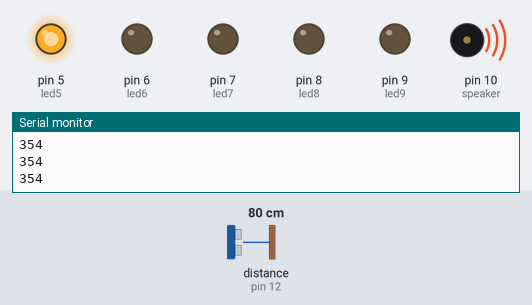
Bench run of a sketch on a simulated Arduino Uno, built with avr-gcc and run on an emulated ATmega328P. On the bench: output pins drawn as LEDs (lit = HIGH), buzzer (waves = sounding), the last lines printed to the serial monitor. Wiring (inferred from the names in the program): ultrasonic range finder: trigger pin 13; echo pin 12. The inputs (shaded band) are chosen by the test bench; at power-on: distance to the obstacle (sensor on pin 12) 80 cm. The echo pulse lasts 58.3 µs per cm; pins used as bus, display or sensor lines are not drawn.

Above: at 1.2 s.
1.3 s: distance to the obstacle (sensor on pin 12) set to 2 cm
At 2.4 s:
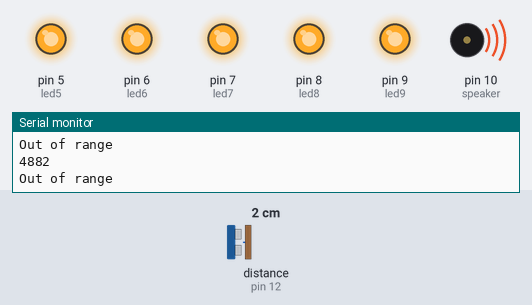
4.3 s: distance to the obstacle (sensor on pin 12) set to 18 cm
At 5.3 s:
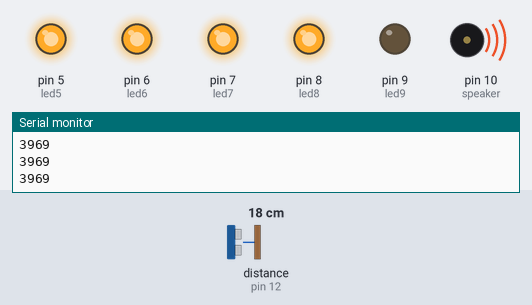
5.8 s: distance to the obstacle (sensor on pin 12) set to 60 cm
At 6.6 s:
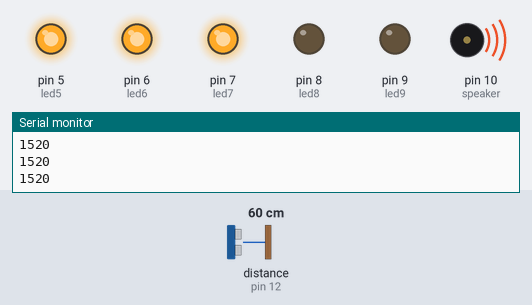
7.3 s: distance to the obstacle (sensor on pin 12) set to 4 cm
At 7.7 s:
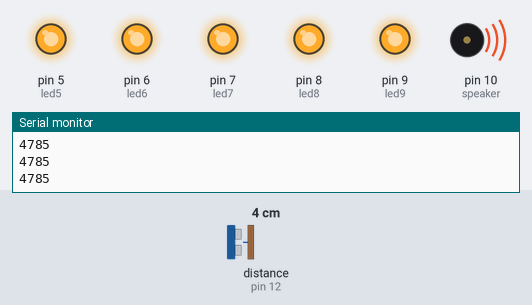
8.8 s: distance to the obstacle (sensor on pin 12) set to 35 cm
At 9.9 s:
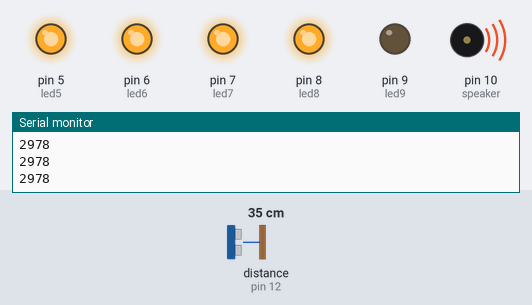
Timing chart, 0 to 11.3 s (numbered marks = the images above; inputs shaded):
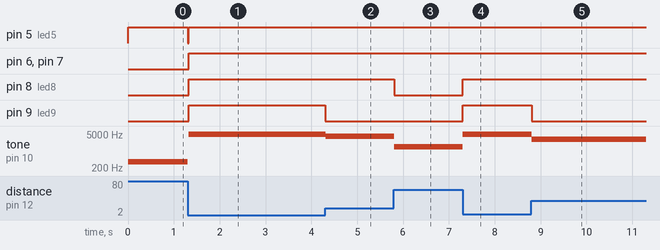

The sketch:

sketch_TERUMINv1.ino
```cpp
#define trigPin 13
#define echoPin 12
#define speaker 10
#define led5 5
#define led6 6
#define led7 7
#define led8 8
#define led9 9

void setup() {
  Serial.begin (9600);
  pinMode(trigPin, OUTPUT);
  pinMode(echoPin, INPUT);
  pinMode(led5, OUTPUT);
  pinMode(led6, OUTPUT);
  pinMode(led7, OUTPUT);
  pinMode(led8, OUTPUT);
  pinMode(led9, OUTPUT);

}

void loop() {
  long duration, distance;
  digitalWrite(trigPin, LOW);  // Added this line
  delayMicroseconds(2); // Added this line
  digitalWrite(trigPin, HIGH);

  delayMicroseconds(10); // Added this line
  digitalWrite(trigPin, LOW);
  duration = pulseIn(echoPin, HIGH);
  distance = 5000 - duration ;


   if (distance <=4900 && distance >= 4435){   // 8オクターブ
    tone(speaker,distance,50);
    digitalWrite(led5, HIGH);
    digitalWrite(led6, HIGH);
    digitalWrite(led7, HIGH);
    digitalWrite(led8, HIGH);
    digitalWrite(led9, HIGH);
   }

   if (distance < 4435 && distance >= 2093){  // 7オクターブ
    tone(speaker,distance,50);
    digitalWrite(led5, HIGH);
    digitalWrite(led6, HIGH);
    digitalWrite(led7, HIGH);
    digitalWrite(led8, HIGH);
    digitalWrite(led9, LOW );
   }

   if (distance <2093 && distance >= 1047){  // 6オクターブ
    tone(speaker,distance,50);
    digitalWrite(led5, HIGH);
    digitalWrite(led6, HIGH);
    digitalWrite(led7, HIGH);
    digitalWrite(led8, LOW );
    digitalWrite(led9, LOW );
   }

   if (distance <1047 && distance >= 523){  //5オクターブ
    tone(speaker,distance,50);
    digitalWrite(led5, HIGH);
    digitalWrite(led6, HIGH);
    digitalWrite(led7, LOW );
    digitalWrite(led8, LOW );
    digitalWrite(led9, LOW );
   }

   if (distance <523 && distance >= 0){  //4オクターブ以下
    tone(speaker,distance,50);
    digitalWrite(led5, HIGH);
    digitalWrite(led6, LOW );
    digitalWrite(led7, LOW );
    digitalWrite(led8, LOW );
    digitalWrite(led9, LOW );
   }

  if (distance > 4900 || distance < 0){  //0~4900の外なら音とLEDを消す
    Serial.println("Out of range");
    noTone(speaker);
    digitalWrite(led5, LOW);
    digitalWrite(led6, LOW);
    digitalWrite(led7, LOW);
    digitalWrite(led8, LOW);
    digitalWrite(led9, LOW);
  }
  else {
    Serial.println(distance);
  }

}
```

Measured:
- after the input at 1.3 s, pin 5 (led5): HIGH → LOW at once, → HIGH 0.02 s later; pin 6 (led6), pin 7 (led7), pin 8 (led8), pin 9 (led9): LOW → HIGH at once; tone on pin 10 (speaker): 354 Hz → silent at once, → 4882 Hz 0.02 s later
- after the input at 4.3 s, pin 9 (led9): HIGH → LOW at once; tone on pin 10 (speaker): 4882 Hz → 3969 Hz at once
- after the input at 5.8 s, pin 8 (led8): HIGH → LOW at once; tone on pin 10 (speaker): 3969 Hz → 1520 Hz at once
- after the input at 7.3 s, pin 8 (led8), pin 9 (led9): LOW → HIGH at once; tone on pin 10 (speaker): 1520 Hz → 4785 Hz at once
- after the input at 8.8 s, pin 9 (led9): HIGH → LOW at once; tone on pin 10 (speaker): 4785 Hz → 2978 Hz at once
